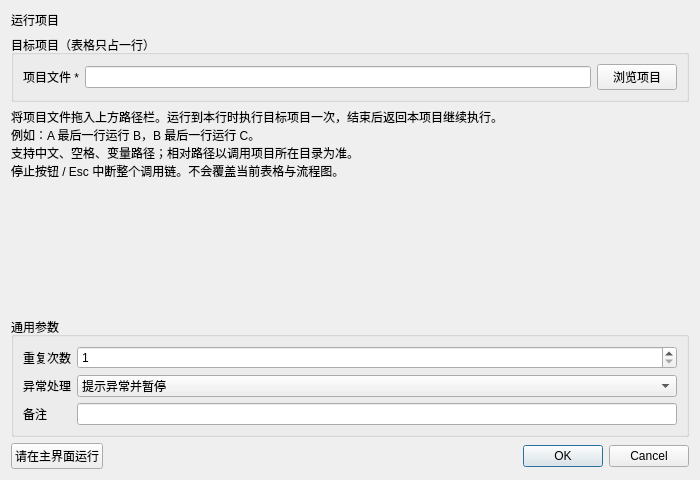
<?xml version="1.0" encoding="UTF-8"?>
<ui version="4.0"><class>InstructionEditor</class><widget class="QDialog" name="InstructionEditor">
<property name="geometry"><rect><x>0</x><y>0</y><width>700</width><height>480</height></rect></property>
<property name="windowTitle"><string>运行项目</string></property>
<layout class="QVBoxLayout" name="rootLayout">
<item><widget class="QLabel" name="titleLabel"><property name="text"><string>运行项目</string></property></widget></item>
<item><widget class="QGroupBox" name="parameterGroupBox"><property name="title"><string>目标项目（表格只占一行）</string></property><layout class="QFormLayout" name="parameterFormLayout">
<item row="0" column="0"><widget class="QLabel" name="parameterLabel_0"><property name="text"><string>项目文件 *</string></property></widget></item>
<item row="0" column="1"><widget class="QWidget" name="parameterContainer_0" native="true"><layout class="QHBoxLayout" name="parameterLayout_0"><property name="leftMargin"><number>0</number></property><property name="topMargin"><number>0</number></property><property name="rightMargin"><number>0</number></property><property name="bottomMargin"><number>0</number></property>
<item><widget class="QLineEdit" name="parameter_0"/></item><item><widget class="QPushButton" name="auxiliary_0"><property name="text"><string>浏览项目</string></property></widget></item>
</layout></widget></item></layout></widget></item>
<item><widget class="QLabel" name="helpLabel"><property name="text"><string>将项目文件拖入上方路径栏。运行到本行时执行目标项目一次，结束后返回本项目继续执行。&#10;例如：A 最后一行运行 B，B 最后一行运行 C。&#10;支持中文、空格、变量路径；相对路径以调用项目所在目录为准。&#10;停止按钮 / Esc 中断整个调用链。不会覆盖当前表格与流程图。</string></property><property name="wordWrap"><bool>true</bool></property></widget></item>
<item><spacer name="verticalSpacer"><property name="orientation"><enum>Qt::Vertical</enum></property><property name="sizeHint" stdset="0"><size><width>20</width><height>20</height></size></property></spacer></item>
<item><widget class="QGroupBox" name="commonGroupBox"><property name="title"><string>通用参数</string></property><layout class="QFormLayout" name="commonFormLayout">
<item row="0" column="0"><widget class="QLabel" name="repeatLabel"><property name="text"><string>重复次数</string></property></widget></item><item row="0" column="1"><widget class="QSpinBox" name="repeatSpinBox"><property name="minimum"><number>1</number></property><property name="maximum"><number>999999</number></property><property name="value"><number>1</number></property></widget></item>
<item row="1" column="0"><widget class="QLabel" name="errorPolicyLabel"><property name="text"><string>异常处理</string></property></widget></item><item row="1" column="1"><widget class="QComboBox" name="errorPolicyComboBox"><item><property name="text"><string>自动跳过</string></property></item><item><property name="text"><string>提示异常并暂停</string></property></item><item><property name="text"><string>提示异常并停止</string></property></item><property name="currentIndex"><number>1</number></property></widget></item>
<item row="2" column="0"><widget class="QLabel" name="noteLabel"><property name="text"><string>备注</string></property></widget></item><item row="2" column="1"><widget class="QLineEdit" name="noteEdit"/></item>
</layout></widget></item>
<item><layout class="QHBoxLayout" name="footerLayout"><item><widget class="QPushButton" name="testButton"><property name="text"><string>请在主界面运行</string></property></widget></item><item><widget class="QDialogButtonBox" name="buttonBox"><property name="standardButtons"><set>QDialogButtonBox::Cancel|QDialogButtonBox::Ok</set></property></widget></item></layout></item>
</layout></widget><resources/><connections/></ui>
